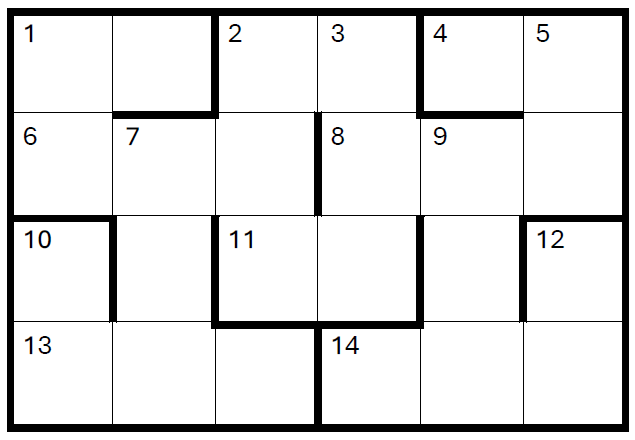
#> input picture Triangles/crossword.jpg, 635 x 440 px
$ python main.py
#> lines starting #> are read from the running program, lines starting #| are printed output that depends on the picture
### Triangles/helpers.py
"""
Some helper functions
"""

from math import isqrt
from PIL import Image
from PIL import ImageFont
from PIL import ImageDraw

def valid_triangle(a: int, b: int, c: int) -> bool:
    """
    Check if triangle can be formed from side lengths
    """
    return (a + b > c) and (a + c > b) and (b + c > a)

def is_triangular(n: int) -> bool:
    """
    Checks if a number is triangular
    """
    if n < 0:
        return False
    m = isqrt(8 * n + 1)
    return m * m == 8 * n + 1 and (m - 1) % 2 == 0

def validate_crossword(c: list[int]) -> bool:
    starts = [0,2,3,4,5,6,7,9,10,12,14,17,18,21]
    for s in starts:
        if c[s] == 0:
            return False

    return True

def crossword_str(c: list[int]) -> str:
    w = ""
    for i, n in enumerate(c):
        if n == -1:
            w += "| "
        else:
            w += f"|{n}"

        if (i + 1) % 6 == 0:
            w += "|\n\n"
    return w

def display_crossword(c: list[int]):
    """
    Display crossword as image
    """

    img = Image.open("crossword.jpg").convert('RGB')
    draw = ImageDraw.Draw(img)
    font = ImageFont.truetype("OpenSans-Bold.ttf", 50)

    for i, n in enumerate(c):
        coords = (45+((i%6) * 103), 35+((i//6)*103))
        draw.text(coords,str(n),(0,0,0),font=font)
    img.save('solution.jpg')
    img.show(title="Crossword")

### Triangles/main.py
import itertools

from helpers import display_crossword, valid_triangle, is_triangular, crossword_str, validate_crossword
from constants import pythagtrips
from math import gcd, isqrt

crosswords: list[tuple[list[int],set[int]]] = []

print("WINTEGERS: THE REVENGE ARC 😈\nTriangles Solution\n\n")

# 1ac,2ac,4ac
newcs = crosswords.copy()
odd_composites = [n for n in range(11, 100, 2) if any(n % d == 0 for d in range(3, isqrt(n) + 1))]
for i in range(len(odd_composites)):
    for j in range(i + 1, len(odd_composites)):
        for k in range(j + 1, len(odd_composites)):
            a, b, c = odd_composites[i], odd_composites[j], odd_composites[k]

            # Check pairwise co-primality
            if gcd(a, b) != 1 or gcd(a, c) != 1 or gcd(b, c) != 1:
                continue

            # Check triangle inequality
            if not valid_triangle(a,b,c):
                continue

            # Check if the perimeter is triangular
            P = a + b + c
            if not is_triangular(P):
                continue

            for _1ac, _2ac, _4ac in itertools.permutations((a,b,c)):
                newc = [-1] * 24
                newu = set()
                newc[0] = int(str(_1ac)[0])
                newc[1] = int(str(_1ac)[1])
                newu.add(_1ac)

                newc[2] = int(str(_2ac)[0])
                newc[3] = int(str(_2ac)[1])
                newu.add(_2ac)

                newc[4] = int(str(_4ac)[0])
                newc[5] = int(str(_4ac)[1])
                newu.add(_4ac)

                if validate_crossword(newc):
                    newcs.append((newc.copy(), newu.copy()))
crosswords = newcs.copy()


# 11ac,10dn,12dn
newcs = []
for a,b,c in pythagtrips:
    if not (10<=a<100 and 10<=b<100 and 10<=c<100):
        continue

    for newc, newu in crosswords:
        if (a in newu) or (b in newu) or (c in newu):
            continue

        for _11ac, _10dn, _12dn in itertools.permutations((a,b,c)):
            newc[14] = int(str(_11ac)[0])
            newc[15] = int(str(_11ac)[1])
            newu.add(_11ac)

            newc[12] = int(str(_10dn)[0])
            newc[18] = int(str(_10dn)[1])
            newu.add(_10dn)

            newc[17] = int(str(_12dn)[0])
            newc[23] = int(str(_12dn)[1])
            newu.add(_12dn)

            if validate_crossword(newc):
                newcs.append((newc.copy(), newu.copy()))
crosswords = newcs.copy()

# 13ac,7dn,1dn
newcs = []
for a,b,c in pythagtrips:
    if not (10<=a<100 and 100<=b<1000 and 100<=c<1000):
        continue

    for newc, newu in crosswords:
        if (a in newu) or (b in newu) or (c in newu):
            continue

        for _13ac, _7dn, _1dn in itertools.permutations((a,b,c)):
            if (len(str(_13ac)) != 3) or (len(str(_7dn)) != 3) or (len(str(_1dn)) != 2):
                continue

            # we already have 0 and 18
            if (int(str(_13ac)[0]) != newc[18]) or (int(str(_1dn)[0]) != newc[0]):
                continue

            # we have overlap at 19
            if str(_13ac)[1] != str(_7dn)[2]:
                continue

            newc[19] = int(str(_13ac)[1])
            newc[20] = int(str(_13ac)[2])
            newu.add(_13ac)

            newc[7] = int(str(_7dn)[0])
            newc[13] = int(str(_7dn)[1])
            newu.add(_7dn)

            newc[6] = int(str(_1dn)[1])
            newu.add(_1dn)

            if validate_crossword(newc):
                newcs.append((newc.copy(), newu.copy()))
crosswords = newcs.copy()

# 14ac,9dn,5dn
newcs = []
for a,b,c in pythagtrips:
    if not (10<=a<100 and 100<=b<1000 and 100<=c<1000):
        continue

    for newc, newu in crosswords:
        if (a in newu) or (b in newu) or (c in newu):
            continue

        for _14ac, _9dn, _5dn in itertools.permutations((a,b,c)):
            if (len(str(_14ac)) != 3) or (len(str(_9dn)) != 3) or (len(str(_5dn)) != 2):
                continue

            # we already have 5 and 23
            if (int(str(_14ac)[2]) != newc[23]) or (int(str(_5dn)[0]) != newc[5]):
                continue

            # we have overlap at 22
            if str(_14ac)[1] != str(_9dn)[2]:
                continue

            newc[21] = int(str(_14ac)[0])
            newc[22] = int(str(_14ac)[1])
            newu.add(_14ac)

            newc[10] = int(str(_9dn)[0])
            newc[16] = int(str(_9dn)[1])
            newu.add(_9dn)

            newc[11] = int(str(_5dn)[1])
            newu.add(_5dn)

            if validate_crossword(newc):
                newcs.append((newc.copy(), newu.copy()))
crosswords = newcs.copy()

# 6ac,8ac
newcs = []
for n in range(0, 100):
    a = n//10
    b = n-a*10
    if b==0:
        continue

    for newc, newu in crosswords:
        _2dn = newc[2]*100 + a*10 + newc[14]
        _3dn = newc[3]*100 + b*10 + newc[15]

        _sum =_2dn + _3dn
        if _sum == isqrt(_sum)**2:
            newc[8] = a
            newc[9] = b
            if validate_crossword(newc):
                newcs.append((newc.copy(), newu.copy()))
crosswords = newcs.copy()

newcs = []
for c, u in crosswords:
    valid = True
    answers = set()
    answer_sqs = [[0,1],[2,3],[4,5],[6,7,8],[9,10,11],[14,15],[18,19,20],[21,22,23],[0,6],[2,8,14],[3,9,15],[5,11],[7,13,19],[10,16,22],[12,18],[17,23]]
    for sqs in answer_sqs:
        answer = ""
        for sq in sqs:
            answer += str(c[sq])
        answer = int(answer)
        if answer in answers:
            valid = False
            break
        answers.add(answer)
    if not valid:
        continue


    P = (c[0]+c[2]+c[4])*10 + c[1]+c[3]+c[5]
    found = False
    for x in answers:
        if found:
            break
        for y in answers:
            if x-y == P:
                newcs.append((c.copy(), u.copy()))
                found = True
                break
crosswords = newcs.copy()

# Save crosswords to file
with open("crosswords.txt", "w", encoding="ascii") as f:
    f.write("Wintegers: The Revenge Arc\nTriangles solution\n\n\n")
    for i, c in enumerate(crosswords, start=1):
        f.write(f"Crossword {i}\n" + crossword_str(c[0]) + "\n\n")
print(f"Saved {len(crosswords)} crossword(s) to crosswords.txt\n\n")

# Compute D

C = crosswords[0][0]
across_sqs = [[0,1],[2,3],[4,5],[6,7,8],[9,10,11],[14,15],[18,19,20],[21,22,23]]
down_sqs = [[0,6],[2,8,14],[3,9,15],[5,11],[7,13,19],[10,16,22],[12,18],[17,23]]

across = []
for sqs in across_sqs:
    answer = ""
    for sq in sqs:
        answer += str(C[sq])
    answer = int(answer)
    across.append(answer)

down = []
for sqs in down_sqs:
    answer = ""
    for sq in sqs:
        answer += str(C[sq])
    answer = int(answer)
    down.append(answer)

D = abs(sum(across)-sum(down))
print(f"D = {D}")

display_crossword(C)
#> in display_crossword, img is the input picture: PIL image 635x440 RGB; mean R, G, B 227.1, 227.1, 227.1
#> in display_crossword, `img.save('solution.jpg')`:
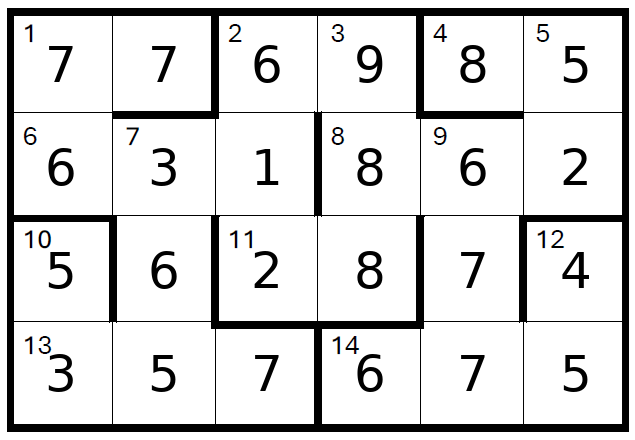
#> saved as solution.jpg: PIL image 635x440 RGB; mean R, G, B 219.2, 219.2, 219.2
